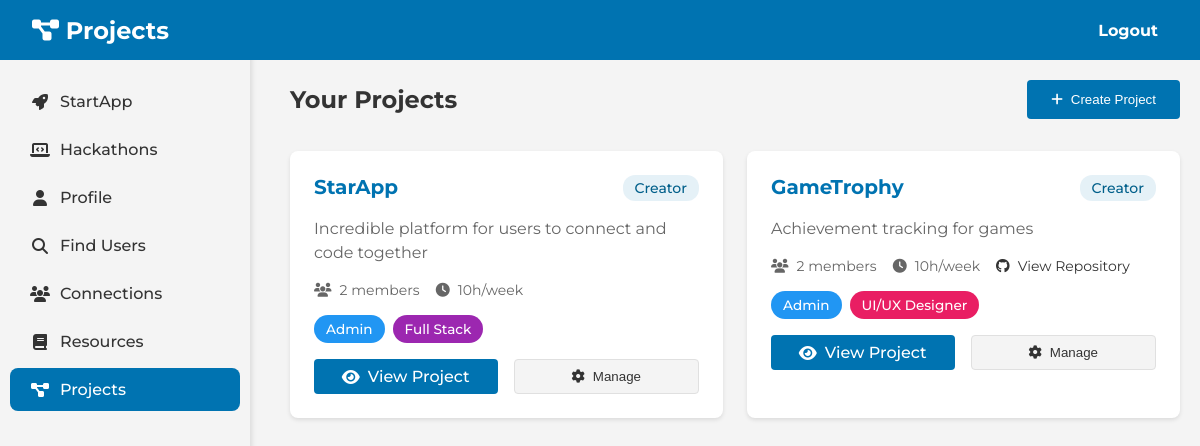
/projects (signed in), run on the app's committed database.
### tables this page shows
CREATE TABLE projects (id INTEGER PRIMARY KEY AUTOINCREMENT, title TEXT NOT NULL, description TEXT, github_repo TEXT, weekly_commitment INTEGER, created_at TIMESTAMP DEFAULT CURRENT_TIMESTAMP, created_by TEXT NOT NULL, FOREIGN KEY(created_by) REFERENCES users(username));

### app.py (the view)
@app.route('/projects')
def projects():
    if 'username' not in session:
        return redirect(url_for('home'))
    username = session['username']
    projects_data = query_db("""
        SELECT p.*,
               p.created_by as creator_username,
               COUNT(DISTINCT CASE WHEN pm2.status = 'accepted' THEN pm2.id ELSE NULL END) as member_count,
               GROUP_CONCAT(DISTINCT CASE WHEN pm.status = 'accepted' THEN pm.member_role ELSE NULL END) as member_roles
        FROM projects p
        LEFT JOIN project_members pm ON p.id = pm.project_id
        LEFT JOIN project_members pm2 ON p.id = pm2.project_id
        WHERE (p.created_by = ? OR (pm.username = ? AND pm.status = 'accepted'))
        GROUP BY p.id
        ORDER BY p.created_at DESC
    """, [username, username])
    my_projects = []
    for project in projects_data:
        project_dict = dict(project)
        project_dict['member_roles'] = (project_dict['member_roles'].split(',')
                                      if project_dict['member_roles'] else [])
        my_projects.append(project_dict)
    project_invites = query_db("""
        SELECT p.id as project_id,
               p.title as project_title,
               p.created_by as inviter_username
        FROM project_members pm
        JOIN projects p ON pm.project_id = p.id
        WHERE pm.username = ? AND pm.status = 'pending'
    """, [username])
    return render_template('projects.html',
                         my_projects=my_projects,
                         project_invites=project_invites)

### app.py (called while the page is built)
def get_db():
    if 'db' not in g:
        g.db = sqlite3.connect(
            'database.sqlite',
            detect_types=sqlite3.PARSE_DECLTYPES
        )
        g.db.row_factory = sqlite3.Row
    return g.db

def query_db(query, args=(), one=False):
     cur = get_db().execute(query, args)
     rv = cur.fetchall()
     cur.close()
     return (rv[0] if rv else None) if one else rv

### templates/projects.html (shortened to what this page needs)
<!DOCTYPE html>
<html lang="en">
<head>
    <link rel="stylesheet" href="{{ url_for('static', filename='css/projects.css') }}">
</head>
<body>
    <header>
        <div class="navbar">
            <h1><i class="fas fa-project-diagram"></i> Projects</h1>
            <nav>
                <ul>
                    <li><a href="/logout">Logout</a></li>
                </ul>
            </nav>
        </div>
    </header>
    <div class="container">
        <aside class="sidebar">
            <ul>
                <li><a href="/"><i class="fas fa-rocket"></i> StartApp</a></li>
                <li><a href="/hack"><i class="fas fa-laptop-code"></i> Hackathons</a></li>
                <li><a href="/profile"><i class="fas fa-user"></i> Profile</a></li>
                <li><a href="/search_users"><i class="fas fa-search"></i> Find Users</a></li>
                <li><a href="/connections"><i class="fas fa-users"></i> Connections</a></li>
                <li><a href="/resources"><i class="fas fa-book"></i> Resources</a></li>
                <li><a href="/projects" class="active"><i class="fas fa-project-diagram"></i> Projects</a></li>
            </ul>
        </aside>
        <main class="projects-content">
            <div class="projects-header">
                <h2>Your Projects</h2>
                <button class="create-project-btn" onclick="showCreateProjectForm()">
                    <i class="fas fa-plus"></i> Create Project
                </button>
            </div>
            <div class="projects-grid">
                {% for project in my_projects %}
                <div class="project-card">
                    <div class="project-header">
                        <h3>{{ project.title }}</h3>
                        {% if project.creator_username == session.username %}
                        <span class="creator-badge">Creator</span>
                        {% endif %}
                    </div>
                    <p class="project-description">{{ project.description }}</p>
                    <div class="project-meta">
                        <span><i class="fas fa-users"></i> {{ project.member_count }} members</span>
                        <span><i class="fas fa-clock"></i> {{ project.weekly_commitment }}h/week</span>
                        {% if project.github_repo %}
                        <a href="{{ project.github_repo }}" target="_blank" class="github-link">
                            <i class="fab fa-github"></i> View Repository
                        </a>
                        {% endif %}
                    </div>
                    <div class="project-roles">
                        {% for role in project.member_roles %}
                        <span class="role-bubble {{ role }}">
                            {% if role == 'admin' %}
                                Admin
                            {% elif role == 'frontend' %}
                                Frontend Dev
                            {% elif role == 'backend' %}
                                Backend Dev
                            {% elif role == 'fullstack' %}
                                Full Stack
                            {% elif role == 'ui-ux' %}
                                UI/UX Designer
                            {% elif role == 'pm' %}
                                Project Manager
                            {% else %}
                                {{ role | title }}
                            {% endif %}
                        </span>
                        {% endfor %}
                    </div>
                    <div class="project-actions">
                        <a href="{{ url_for('project_detail', project_id=project.id) }}" class="view-btn">
                            <i class="fas fa-eye"></i> View Project
                        </a>
                        {% if project.creator_username == session.username %}
                        <button onclick="showManageProjectModal({{ project.id }})" class="manage-btn">
                            <i class="fas fa-cog"></i> Manage
                        </button>
                        {% endif %}
                    </div>
                </div>
                {% endfor %}
            </div>
        </main>
    </div>
</body>
</html>

### static/css/projects.css (style rules this page uses)
:root { --primary-color: #0073b1; --primary-dark: #005f8a; --primary-light: rgba(0, 115, 177, 0.1); --accent-color: #FF4081; --text-color: #333; --text-light: #666; --background-color: #f4f4f4; --card-background: #fff; --border-color: #e0e0e0; --success-color: #4CAF50; --error-color: #f44336; --warning-color: #ff9800; --hover-color: #e0e0e0; --input-background: #f4f4f4; }
* { margin: 0; padding: 0; box-sizing: border-box; }
body { font-family: "Montserrat", sans-serif; font-optical-sizing: auto; font-weight: 400; font-style: normal; background-color: #f4f4f4; color: #333; }
.navbar { display: flex; justify-content: space-between; align-items: center; background-color: #0073b1; color: white; padding: 1rem 2rem; position: fixed; top: 0; left: 0; width: 100%; z-index: 1000; height: 60px; }
.navbar h1 { font-size: 1.5rem; }
.navbar ul { list-style: none; display: flex; }
.navbar ul li { margin-left: 2rem; }
.navbar ul li a, .navbar ul li button { font-family: "Montserrat", sans-serif; font-optical-sizing: auto; font-weight: 700; font-style: normal; padding: 10px; background-color: #0073b1; color: white; border: none; cursor: pointer; text-decoration: none; }
.sidebar { width: 250px; background-color: #f4f4f4; height: 100vh; position: fixed; left: 0; top: 0; z-index: 999; box-shadow: 2px 0px 5px rgba(0, 0, 0, 0.1); padding-top: 80px; }
.sidebar ul { list-style: none; padding: 0; margin: 0; }
.sidebar ul li { margin-bottom: 5px; }
.sidebar ul li a { position: relative; display: flex; align-items: center; color: #333; text-decoration: none; padding: 12px 20px; transition: all 0.3s ease; font-weight: 500; border-radius: 8px; margin: 0 10px; }
.sidebar ul li a i { margin-right: 10px; width: 20px; text-align: center; }
.sidebar ul li a.active { background-color: #0073b1; color: white; }
.projects-content { margin-left: 270px; padding: 20px; padding-top: 80px; width: calc(100% - 270px); }
.projects-header { display: flex; justify-content: space-between; align-items: center; margin-bottom: 2rem; }
.create-project-btn { background-color: var(--primary-color); color: white; border: none; padding: 0.75rem 1.5rem; border-radius: 4px; cursor: pointer; display: flex; align-items: center; gap: 0.5rem; font-weight: 500; transition: background-color 0.3s; }
.projects-grid { display: grid; grid-template-columns: repeat(auto-fill, minmax(300px, 1fr)); gap: 1.5rem; }
.project-card { background-color: var(--card-background); border-radius: 8px; padding: 1.5rem; box-shadow: 0 2px 4px rgba(0,0,0,0.1); transition: transform 0.3s, box-shadow 0.3s; }
.project-header { display: flex; justify-content: space-between; align-items: flex-start; margin-bottom: 1rem; }
.project-header h3 { font-size: 1.25rem; color: var(--primary-color); }
.creator-badge { background-color: var(--primary-light); color: var(--primary-dark); padding: 0.25rem 0.75rem; border-radius: 12px; font-size: 0.875rem; font-weight: 500; }
.project-description { color: var(--text-light); margin-bottom: 1rem; line-height: 1.5; }
.project-meta { display: flex; gap: 1rem; margin-bottom: 1rem; flex-wrap: wrap; }
.project-meta span { display: flex; align-items: center; gap: 0.5rem; font-size: 0.875rem; color: var(--text-light); }
.github-link { color: var(--text-color); text-decoration: none; display: flex; align-items: center; gap: 0.5rem; font-size: 0.875rem; }
.project-roles { display: flex; flex-wrap: wrap; gap: 8px; margin-top: 12px; margin-bottom: 16px; }
.role-bubble { display: inline-flex; align-items: center; padding: 6px 12px; border-radius: 20px; font-size: 0.85rem; font-weight: 500; color: white; white-space: nowrap; }
.role-bubble.admin { background-color: #2196F3; }
.role-bubble.fullstack { background-color: #9C27B0; }
.role-bubble.ui-ux { background-color: #E91E63; }
.project-actions { display: flex; gap: 1rem; }
.view-btn, .manage-btn { flex: 1; padding: 0.5rem; border-radius: 4px; display: flex; align-items: center; justify-content: center; gap: 0.5rem; font-weight: 500; cursor: pointer; transition: all 0.3s; }
.view-btn { background-color: var(--primary-color); color: white; text-decoration: none; }
.manage-btn { background-color: var(--background-color); color: var(--text-color); border: 1px solid var(--border-color); }

### data on the page
projects: title "StarApp", shows "Creator", description "Incredible platform for users to connect and code together", member_count "2", weekly_commitment "10"
projects: title "GameTrophy", shows "Creator", description "Achievement tracking for games", member_count "2", weekly_commitment "10"
